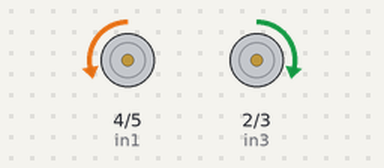
A sketch run on a simulated Arduino Uno, built with avr-gcc and run on an emulated ATmega328P. Shown: motor-driver pin pairs drawn as motors (green arrow = first pin HIGH = forward, orange = second pin HIGH = backward, longer = more drive, scaled by the enable pin).

Above: at 2.5 s.
At 5.5 s:
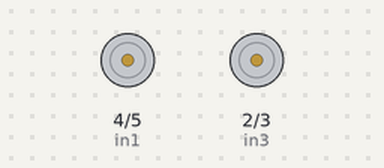
At 8.5 s:
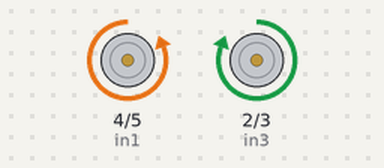
Timing chart, 0 to 15.6 s (numbered marks = the images above):
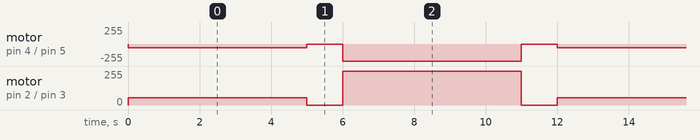

Measured:
- by itself, motor on pin 4 (in1) / pin 5 (in2): repeats every 12.0 s: stopped 1.0 s, backward 255/255 5.0 s, stopped 1.0 s, backward 55/255 5.0 s
- by itself, motor on pin 2 (in3) / pin 3 (in4): repeats every 12.0 s: stopped 1.0 s, forward 255/255 5.0 s, stopped 1.0 s, forward 55/255 5.0 s

The sketch:

DC_fullcontrol.ino
```cpp
int in1 = 4;
int in2 = 5;
int in3 = 2;
int in4 = 3;
int ENA = 9;
int ENB = 10;

void setup() {
  pinMode(in3, OUTPUT);
  pinMode(in4, OUTPUT);
  pinMode(ENA, OUTPUT);
  pinMode(in1, OUTPUT);
  pinMode(in2, OUTPUT);
  pinMode(ENB, OUTPUT);
}
//speed control range(0-255)
void speedA(){
  digitalWrite(in1, LOW);
  digitalWrite(in2, HIGH);
  analogWrite(ENB,55);
  digitalWrite(in3, HIGH);
  digitalWrite(in4, LOW);
  analogWrite(ENA,55);
}
//changing speed and direction
void speedB(){
  digitalWrite(in1, LOW);
  digitalWrite(in2, HIGH);
  analogWrite(ENB,255);
  digitalWrite(in3, HIGH);
  digitalWrite(in4, LOW);
  analogWrite(ENA,255);
}
//turning OFF
void turnOFF(){
  digitalWrite(in1, LOW);
  digitalWrite(in2, LOW);
  analogWrite(ENB,0);
  digitalWrite(in3, LOW);
  digitalWrite(in4, LOW);
  analogWrite(ENA,0);
}

void loop() {
  speedA();
  delay(5000);
  turnOFF();
  delay(1000);
  speedB();
  delay(5000);
  turnOFF();
  delay(1000);
}
```
